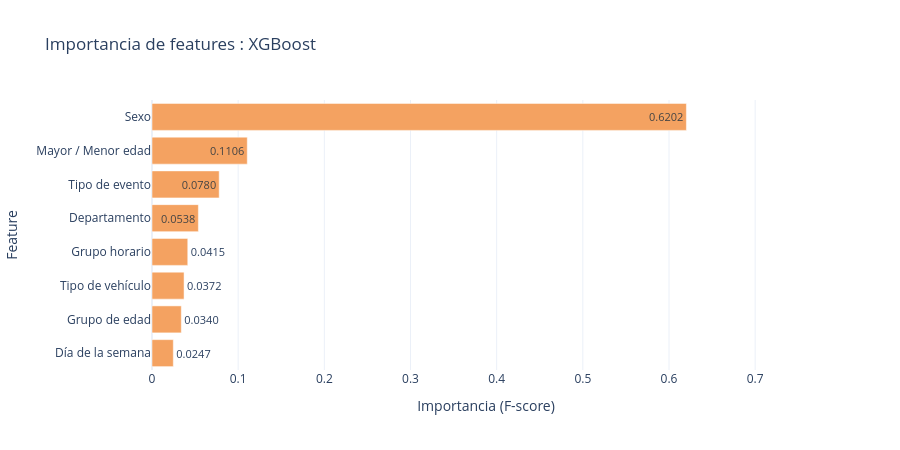

The cell this chart's notebook holds for it:
### Code cell
# -- Importancia de features ----------------------------------------------
importancias_xgb = pd.Series(
    xgb.feature_importances_, index=FEATURES
).sort_values()

LABELS = {
    'tipo_eve'         : 'Tipo de evento',
    'tipo_veh'         : 'Tipo de vehículo',
    'g_hora_5'         : 'Grupo horario',
    'dia_sem_ocu'      : 'Día de la semana',
    'sexo_per'         : 'Sexo',
    'edad_quinquenales': 'Grupo de edad',
    'mayor_menor'      : 'Mayor / Menor edad',
    'depto_ocu'        : 'Departamento'
}

fig_imp = go.Figure(go.Bar(
    x=importancias_xgb.values,
    y=[LABELS[f] for f in importancias_xgb.index],
    orientation='h',
    marker_color='#F4A261',
    text=[f'{v:.4f}' for v in importancias_xgb.values],
    textposition='auto',
    textfont=dict(size=11)
))
fig_imp.update_layout(
    title='Importancia de features : XGBoost',
    xaxis=dict(title='Importancia (F-score)', range=[0, max(importancias_xgb.values) * 1.25]),
    yaxis_title='Feature',
    height=450,
    template='plotly_white'
)
fig_imp.show()

### Figure 1 — Plotly figure (JSON) as saved in the notebook; plotly's stock layout.template omitted (floating-point values rounded to 4 significant figures)
{"data": [{"marker": {"color": "#F4A261"}, "orientation": "h", "text": ["0.0247", "0.0340", "0.0372", "0.0415", "0.0538", "0.0780", "0.1106", "0.6202"], "textfont": {"size": 11}, "textposition": "auto", "type": "bar", "x": [0.02473, 0.03401, 0.03721, 0.0415, 0.05382, 0.07797, 0.1106, 0.6202], "y": ["Día de la semana", "Grupo de edad", "Tipo de vehículo", "Grupo horario", "Departamento", "Tipo de evento", "Mayor / Menor edad", "Sexo"]}], "layout": {"height": 450, "title": {"text": "Importancia de features : XGBoost"}, "xaxis": {"range": [0, 0.7752], "title": {"text": "Importancia (F-score)"}}, "yaxis": {"title": {"text": "Feature"}}}}
